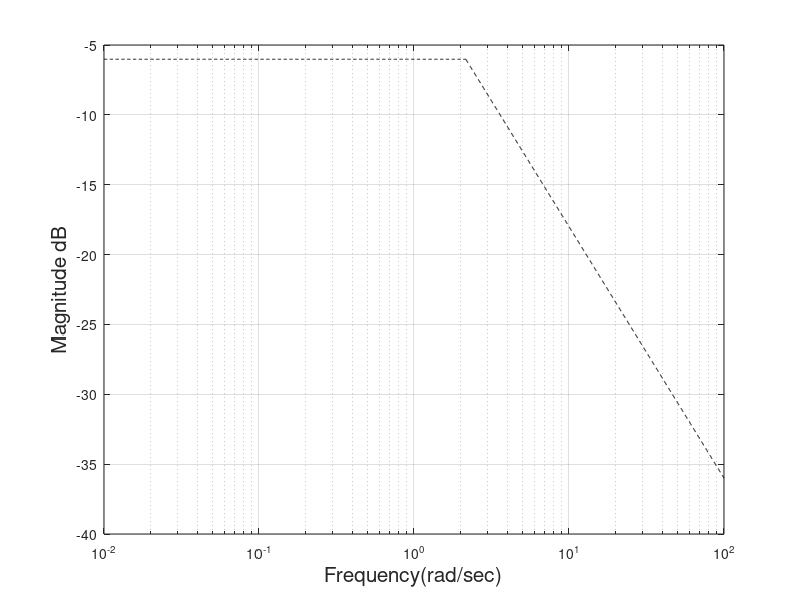

Reproduce this figure in MATLAB. (Note: this script raises an error after producing the figure.)
clc;
clf;
clear all;
close all;
hold off;
alpha=0.9;
Wcr=2.1584;a=2;
w1=logspace(-2,log10(Wcr),1000);
w2=logspace(log10(Wcr),2,1000); 
mag1= -(20*log10(abs(a)))*ones(1,numel(w1));
Mag2=@(w2) -(20*alpha*log10(w2));
y=semilogx(w1,mag1,'Color','black','LineStyle','--');
hold on;
y=semilogx(w2,Mag2(w2),'Color','black','LineStyle','--');
grid on;
xlabel('Frequency(rad/sec)','FontSize', 15);
ylabel('Magnitude dB','FontSize', 15);


clc;
clear all;
syms s alpha
alpha=0.9;a=2;
s=logspace(-2,2,1000);
mag1=@(w) -(20*log10(abs(sqrt(((1i.*s).^alpha + a).^2))));
x=semilogx(s,mag1(s),'Color','black');
hold on;
grid on;
xlabel('Frequency(rad/sec)','FontSize', 15);
ylabel('Magnitude dB','FontSize', 15);
legend('Asymptotic magnitude bode plot','Exact magnitude bode plot','Location','northeast');